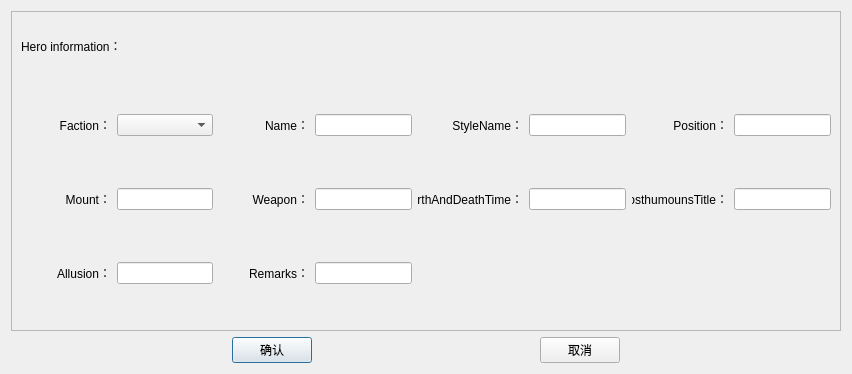
<?xml version="1.0" encoding="UTF-8"?>
<ui version="4.0">
 <class>InputInfoDialog</class>
 <widget class="QDialog" name="InputInfoDialog">
  <property name="geometry">
   <rect>
    <x>0</x>
    <y>0</y>
    <width>850</width>
    <height>370</height>
   </rect>
  </property>
  <property name="windowTitle">
   <string>Dialog</string>
  </property>
  <layout class="QGridLayout" name="gridLayout">
   <item row="1" column="1">
    <widget class="QPushButton" name="btnConfirm">
     <property name="text">
      <string>确认</string>
     </property>
    </widget>
   </item>
   <item row="1" column="2">
    <spacer name="horizontalSpacer_2">
     <property name="orientation">
      <enum>Qt::Horizontal</enum>
     </property>
     <property name="sizeHint" stdset="0">
      <size>
       <width>213</width>
       <height>20</height>
      </size>
     </property>
    </spacer>
   </item>
   <item row="0" column="0" colspan="5">
    <widget class="QFrame" name="frame">
     <property name="minimumSize">
      <size>
       <width>830</width>
       <height>320</height>
      </size>
     </property>
     <property name="frameShape">
      <enum>QFrame::StyledPanel</enum>
     </property>
     <property name="frameShadow">
      <enum>QFrame::Raised</enum>
     </property>
     <widget class="QLabel" name="labelTitle">
      <property name="geometry">
       <rect>
        <x>10</x>
        <y>10</y>
        <width>211</width>
        <height>50</height>
       </rect>
      </property>
      <property name="minimumSize">
       <size>
        <width>0</width>
        <height>50</height>
       </size>
      </property>
      <property name="maximumSize">
       <size>
        <width>16777215</width>
        <height>50</height>
       </size>
      </property>
      <property name="text">
       <string>Hero information：</string>
      </property>
     </widget>
     <widget class="QWidget" name="layoutWidget">
      <property name="geometry">
       <rect>
        <x>10</x>
        <y>66</y>
        <width>810</width>
        <height>244</height>
       </rect>
      </property>
      <layout class="QGridLayout" name="gridLayout_2">
       <item row="0" column="3">
        <widget class="QLineEdit" name="lineEditName"/>
       </item>
       <item row="0" column="2">
        <widget class="QLabel" name="labelName">
         <property name="minimumSize">
          <size>
           <width>90</width>
           <height>40</height>
          </size>
         </property>
         <property name="layoutDirection">
          <enum>Qt::LeftToRight</enum>
         </property>
         <property name="text">
          <string>Name：</string>
         </property>
         <property name="alignment">
          <set>Qt::AlignRight|Qt::AlignTrailing|Qt::AlignVCenter</set>
         </property>
        </widget>
       </item>
       <item row="0" column="5">
        <widget class="QLineEdit" name="lineEditStyleName"/>
       </item>
       <item row="0" column="4">
        <widget class="QLabel" name="labelStyleName">
         <property name="minimumSize">
          <size>
           <width>90</width>
           <height>40</height>
          </size>
         </property>
         <property name="layoutDirection">
          <enum>Qt::LeftToRight</enum>
         </property>
         <property name="text">
          <string>StyleName：</string>
         </property>
         <property name="alignment">
          <set>Qt::AlignRight|Qt::AlignTrailing|Qt::AlignVCenter</set>
         </property>
        </widget>
       </item>
       <item row="0" column="0">
        <widget class="QLabel" name="labelFaction">
         <property name="minimumSize">
          <size>
           <width>90</width>
           <height>40</height>
          </size>
         </property>
         <property name="layoutDirection">
          <enum>Qt::LeftToRight</enum>
         </property>
         <property name="text">
          <string>Faction：</string>
         </property>
         <property name="alignment">
          <set>Qt::AlignRight|Qt::AlignTrailing|Qt::AlignVCenter</set>
         </property>
        </widget>
       </item>
       <item row="0" column="1">
        <widget class="QComboBox" name="comboBoxKingdoms"/>
       </item>
       <item row="0" column="6">
        <widget class="QLabel" name="labelPosition">
         <property name="minimumSize">
          <size>
           <width>90</width>
           <height>40</height>
          </size>
         </property>
         <property name="layoutDirection">
          <enum>Qt::LeftToRight</enum>
         </property>
         <property name="text">
          <string>Position：</string>
         </property>
         <property name="alignment">
          <set>Qt::AlignRight|Qt::AlignTrailing|Qt::AlignVCenter</set>
         </property>
        </widget>
       </item>
       <item row="0" column="7">
        <widget class="QLineEdit" name="lineEditPosition"/>
       </item>
       <item row="1" column="0">
        <widget class="QLabel" name="labelMount">
         <property name="minimumSize">
          <size>
           <width>90</width>
           <height>40</height>
          </size>
         </property>
         <property name="layoutDirection">
          <enum>Qt::LeftToRight</enum>
         </property>
         <property name="text">
          <string>Mount：</string>
         </property>
         <property name="alignment">
          <set>Qt::AlignRight|Qt::AlignTrailing|Qt::AlignVCenter</set>
         </property>
        </widget>
       </item>
       <item row="1" column="1">
        <widget class="QLineEdit" name="lineEditMount"/>
       </item>
       <item row="1" column="2">
        <widget class="QLabel" name="labelWeapon">
         <property name="minimumSize">
          <size>
           <width>90</width>
           <height>40</height>
          </size>
         </property>
         <property name="layoutDirection">
          <enum>Qt::LeftToRight</enum>
         </property>
         <property name="text">
          <string>Weapon：</string>
         </property>
         <property name="alignment">
          <set>Qt::AlignRight|Qt::AlignTrailing|Qt::AlignVCenter</set>
         </property>
        </widget>
       </item>
       <item row="1" column="3">
        <widget class="QLineEdit" name="lineEditWeapon"/>
       </item>
       <item row="1" column="4">
        <widget class="QLabel" name="labelBirthAndDeadthTime">
         <property name="minimumSize">
          <size>
           <width>90</width>
           <height>40</height>
          </size>
         </property>
         <property name="layoutDirection">
          <enum>Qt::LeftToRight</enum>
         </property>
         <property name="text">
          <string>BirthAndDeathTime：</string>
         </property>
         <property name="alignment">
          <set>Qt::AlignRight|Qt::AlignTrailing|Qt::AlignVCenter</set>
         </property>
        </widget>
       </item>
       <item row="1" column="5">
        <widget class="QLineEdit" name="lineEditBirthAndDeathTime"/>
       </item>
       <item row="1" column="6">
        <widget class="QLabel" name="labelPosthumousTitle">
         <property name="minimumSize">
          <size>
           <width>90</width>
           <height>40</height>
          </size>
         </property>
         <property name="layoutDirection">
          <enum>Qt::LeftToRight</enum>
         </property>
         <property name="text">
          <string>PosthumounsTitle：</string>
         </property>
         <property name="alignment">
          <set>Qt::AlignRight|Qt::AlignTrailing|Qt::AlignVCenter</set>
         </property>
        </widget>
       </item>
       <item row="1" column="7">
        <widget class="QLineEdit" name="lineEditPosthumousTitle"/>
       </item>
       <item row="2" column="0">
        <widget class="QLabel" name="labelAllusion">
         <property name="minimumSize">
          <size>
           <width>90</width>
           <height>40</height>
          </size>
         </property>
         <property name="layoutDirection">
          <enum>Qt::LeftToRight</enum>
         </property>
         <property name="text">
          <string>Allusion：</string>
         </property>
         <property name="alignment">
          <set>Qt::AlignRight|Qt::AlignTrailing|Qt::AlignVCenter</set>
         </property>
        </widget>
       </item>
       <item row="2" column="1">
        <widget class="QLineEdit" name="lineEditAllusion"/>
       </item>
       <item row="2" column="2">
        <widget class="QLabel" name="labelTips">
         <property name="minimumSize">
          <size>
           <width>90</width>
           <height>40</height>
          </size>
         </property>
         <property name="layoutDirection">
          <enum>Qt::LeftToRight</enum>
         </property>
         <property name="text">
          <string>Remarks：</string>
         </property>
         <property name="alignment">
          <set>Qt::AlignRight|Qt::AlignTrailing|Qt::AlignVCenter</set>
         </property>
        </widget>
       </item>
       <item row="2" column="3">
        <widget class="QLineEdit" name="lineEditTips"/>
       </item>
      </layout>
     </widget>
    </widget>
   </item>
   <item row="1" column="0">
    <spacer name="horizontalSpacer">
     <property name="orientation">
      <enum>Qt::Horizontal</enum>
     </property>
     <property name="sizeHint" stdset="0">
      <size>
       <width>213</width>
       <height>20</height>
      </size>
     </property>
    </spacer>
   </item>
   <item row="1" column="4">
    <spacer name="horizontalSpacer_3">
     <property name="orientation">
      <enum>Qt::Horizontal</enum>
     </property>
     <property name="sizeHint" stdset="0">
      <size>
       <width>213</width>
       <height>20</height>
      </size>
     </property>
    </spacer>
   </item>
   <item row="1" column="3">
    <widget class="QPushButton" name="btnCancel">
     <property name="text">
      <string>取消</string>
     </property>
    </widget>
   </item>
  </layout>
 </widget>
 <resources/>
 <connections/>
</ui>
